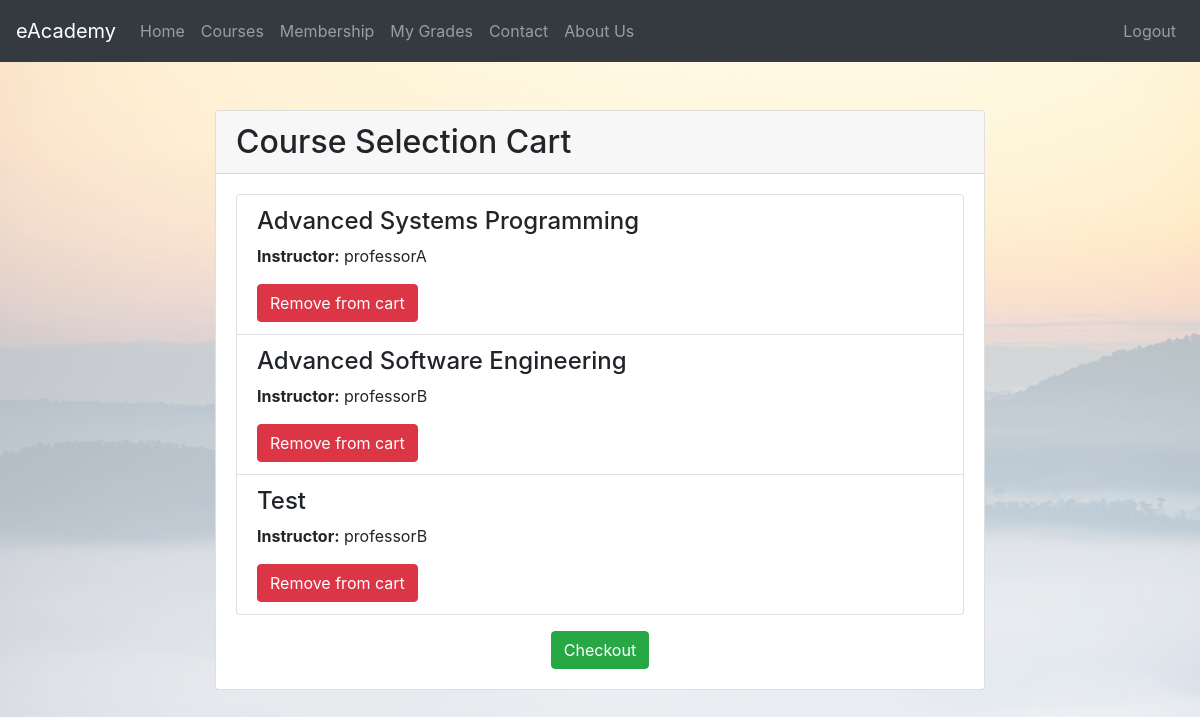
The page /cart/ (signed in) on the database as committed earlier.
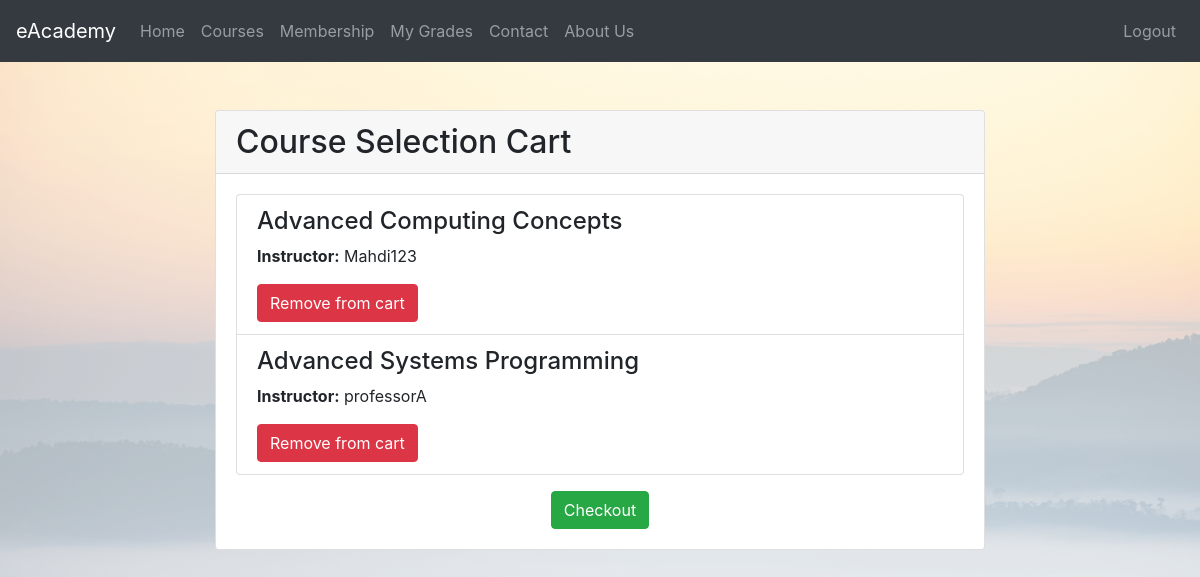
The same page on the database as committed later.
### eAcademyApp/models.py (models this page shows, shortened)
class CartItem(models.Model):
    student = models.ForeignKey(UserProfile, on_delete=models.CASCADE)
    course = models.ForeignKey(Course, on_delete=models.CASCADE)

class Course(models.Model):
    LEVEL_CHOICES = [
        ('beginner', 'Beginner'),
        ('intermediate', 'Intermediate'),
        ('advanced', 'Advanced'),
    ]
    title = models.CharField(max_length=200)
    description = models.TextField()
    level_type = models.CharField(max_length=12, choices=LEVEL_CHOICES, default='beginner')
    instructor = models.ForeignKey(User, on_delete=models.CASCADE)
    files = models.FileField(upload_to='course_files/')
    created_at = models.DateTimeField(auto_now_add=True)
    updated_at = models.DateTimeField(auto_now=True)

### eAcademyApp/views.py (the view)
# urls.py: path('cart/', views.cart_view, name='cart'),
@login_required
def cart_view(request):
    if request.user.userprofile.isstudent():
        student = request.user.userprofile
        cart_items = CartItem.objects.filter(student=student)
        return render(request, 'cart.html', {'cart_items': cart_items})
    else:
        messages.info(request, 'Only Students are eligible to access this page.')
        return redirect(reverse('eAcademyApp:homepage'))

### eAcademyApp/models.py (called while the page is built)
    def isteacher(self):
        return self.user_type == 'professor'

    def isstudent(self):
        return self.user_type == 'student'

### templates/cart.html (shortened to what this page needs)
{% extends 'base.html' %}
{% block content %}
    <div class="container mt-5">
        <div class="row">
            <div class="col-md-12">
                {% if cart_items %}
                    <div class="card">
                        <div class="card-header">
                            <h2 class="mb-0">Course Selection Cart</h2>
                        </div>
                        <div class="card-body">
                            <ul class="list-group">
                                {% for cart_item in cart_items %}
                                    <li class="list-group-item">
                                        <h4>{{ cart_item.course.title }}</h4>
                                        <p><strong>Instructor:</strong> {{ cart_item.course.instructor.username }}</p>
                                        <form method="post" action="{% url 'eAcademyApp:remove_from_cart' cart_item.course.id %}?next={{ request.path }}">
                                            <button type="submit" class="btn btn-danger">Remove from cart</button>
                                        </form>
                                    </li>
                                {% endfor %}
                            </ul>
                            <div class="text-center mt-3">
                                <form method="post" action="{% url 'eAcademyApp:checkout' %}">
                                    <button type="submit" class="btn btn-success">Checkout</button>
                                </form>
                            </div>
                        </div>
                    </div>
                {% else %}
                    <div class="alert alert-info" role="alert">
                        Your cart is empty.
                    </div>
                {% endif %}
            </div>
        </div>
    </div>
{% endblock %}

Rows that differ between the two databases and show on the page:
removed CartItem: course "Advanced Software Engineering", course.instructor.username "professorB"
removed CartItem: course "Test", course.instructor.username "professorB"
added CartItem: course "Advanced Computing Concepts", course.instructor.username "Mahdi123"
